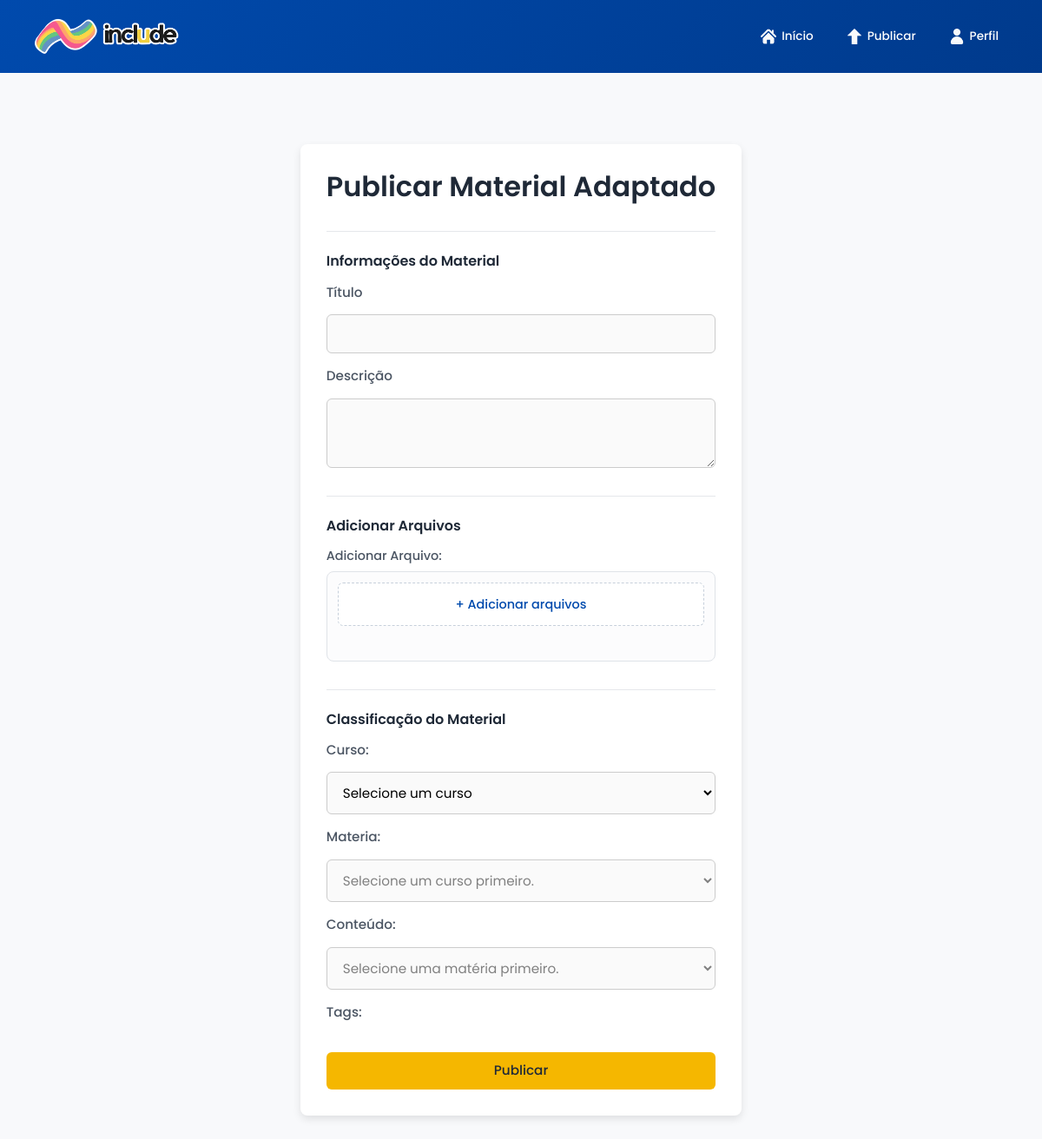
Page /publicar (signed in) on the earlier database version.
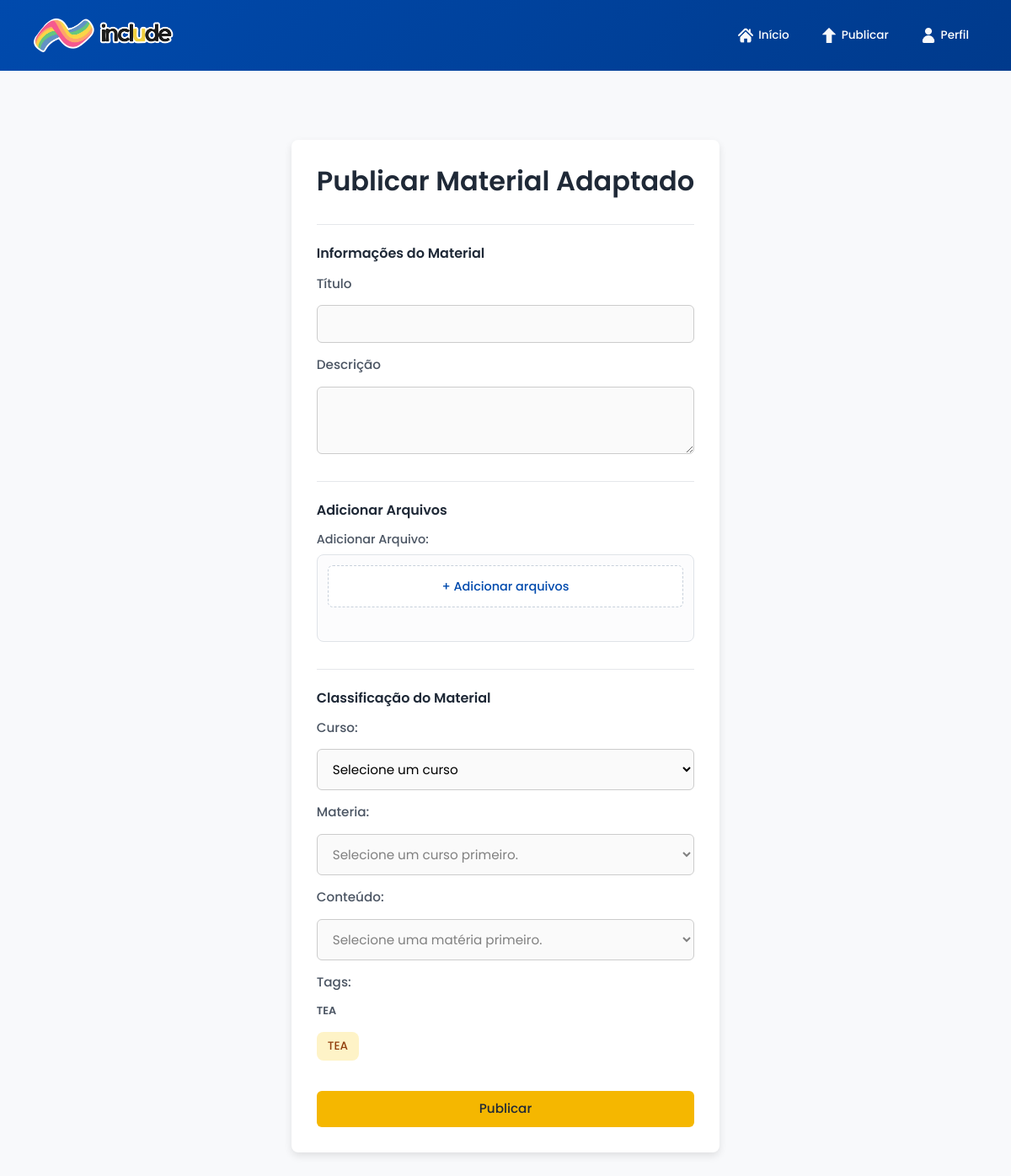
Same page on the later database version.
### app/models.py (models this page shows, shortened)
class Classe_Tag(db.Model):
    __tablename__ = 'classes_tag'
    id_classe = db.Column(db.Integer, primary_key=True)
    nome = db.Column(db.String(20), nullable=False, unique=True)
    cor = db.Column(db.Enum(CorTag), default=CorTag.AZUL, nullable=False)
    tags = db.relationship('Tag', backref='classe', lazy=True)

class Tag(db.Model):
    __tablename__ = 'tags'
    id_tag = db.Column(db.Integer, primary_key=True)
    nome = db.Column(db.String(20), nullable=False, unique=True)
    id_classe = db.Column(db.Integer, db.ForeignKey('classes_tag.id_classe'), nullable=False)

### app/routes/activities_routes.py (the view, shortened to what this page needs)
@activities_bp.route('/publicar', methods = ['GET', 'POST'])
@login_required
def publicar():
    cursos = Curso.query.all()
    classes = Classe_Tag.query.all()
    cursos_json = json.dumps(activities_service.gerar_cursos_dados(), ensure_ascii=False)
    if request.method == 'GET':
        return render_template('publicar.html', cursos=cursos, classes=classes, cursos_json=cursos_json, form_data={'tagsForm': []})

### app/__init__.py (called while the page is built)
def create_app(): #implementando o Application Factory
    app = Flask(__name__)
    app.config.from_object(Config) #carregamento das configurações da classe Config
    db.init_app(app) #passando o app como argumento à criação do banco sqlalch.
    login_manager.init_app(app) #passando o app como argumento à criação do login manager
    login_manager.login_view = 'auth.login'
    @login_manager.user_loader
    def user_loader(id):
        from app.models import Usuario
        return Usuario.query.get(int(id))
    cloudinary.config(secure=True)
    app.register_blueprint(main_bp)
    app.register_blueprint(auth_bp)
    app.register_blueprint(user_bp)
    app.register_blueprint(activities_bp)
    app.register_blueprint(admin_bp)
    return (app) #retorno da criação efetiva do app

### app/services/activities_service.py (called while the page is built)
def gerar_cursos_dados():
    cursos = Curso.query.options(selectinload(Curso.materias).selectinload(Materia.conteudos)).all()
    cursos_dados = []
    for curso in cursos:
        curso_dict = {
            "id": curso.id_curso,
            "nome": curso.nome,
            "materias": []
            }
        for materia in curso.materias:
            materia_dict = {
                "id": materia.id_materia,
                "nome": materia.nome,
                "conteudos": []
                }
            for conteudo in materia.conteudos:
                conteudo_dict = {
                    "id": conteudo.id_conteudo,
                    "nome": conteudo.nome
                    }
                materia_dict["conteudos"].append(conteudo_dict)
            curso_dict["materias"].append(materia_dict)
        cursos_dados.append(curso_dict)
    return cursos_dados

### app/templates/publicar.html (shortened to what this page needs)
{% extends "base.html" %}
{% block content %}
<main class="main-container">
    <div class="container-form">
        <h2>Publicar Material Adaptado</h2>
        <form action="" method="post" enctype="multipart/form-data">
            <div class="form-section">
                <h3>Informações do Material</h3>
                <label for="tituloForm">Título</label>
                <input type="text" id="tituloForm" name="tituloForm" value="{{ form_data.get('tituloForm', '') }}" required>
                <label for="descricaoForm">Descrição</label>
                <textarea id="descricaoForm" name="descricaoForm">{{ form_data.get('descricaoForm', '') }}</textarea>
            </div>
            <div class="form-section">
                <h3>Adicionar Arquivos</h3>
                <div class="upload-wrapper">
                    <label class="upload-label">
                        Adicionar Arquivo:
                    </label>
                    <div class="upload-container">
                        <label for="arquivosForm" class="upload-box">
                            <span>+ Adicionar arquivos</span>
                        </label>
                    </div>
                </div>
            </div>
            <div class="form-section">
                <h3>Classificação do Material</h3>
                <label for="cursoForm">Curso:</label>
                <select name="cursoForm" id="cursoForm" required>
                    <option value="">Selecione um curso</option>
                </select>
                <label for="materiaForm">Materia:</label>
                <select name="materiaForm" id="materiaForm" disabled required>
                    <option value="" disabled selected>Selecione um curso primeiro.</option>
                </select>
                <label for="conteudoForm">Conteúdo:</label>
                <select name="conteudoForm" id="conteudoForm" disabled>
                    <option value="" disabled selected>Selecione uma matéria primeiro.</option>
                </select>
                <label for="tagsForm">Tags:</label>
                {% set cores = ['azul', 'amarelo', 'verde', 'rosa', 'roxo'] %}
                <div class="tags-wrapper">
                    {% for classe in classes %}
                        {% set cor = cores[loop.index0 % 5] %}
                        {% if classe.tags %}
                            <div class="tag-grupo">
                                <h4 class="tag-grupo-titulo">
                                    {{ classe.nome }}
                                </h4>
                                <div class="tag-lista">
                                    {% for tag in classe.tags %}
                                    <button type="button"
                                        class="tag-chip {{ cor }} {% if tag.id_tag|string in form_data.get('tagsForm', []) %}active{% endif %}"
                                        data-tag-id="{{ tag.id_tag }}">
                                        {{ tag.nome }}
                                    </button>
                                    {% endfor %}
                                </div>
                            </div>
                        {% endif %}
                    {% endfor %}
                </div>
            </div>
            <input type="submit" value="Publicar" class="btn btn-action-submit">
        </form>
</main>
{% endblock %}

### app/templates/base.html (shortened to what this page needs)
<!DOCTYPE html>
<html lang="pt-br">
<head>
    <link href="https://cdn.jsdelivr.net/npm/bootstrap@5.3.2/dist/css/bootstrap.min.css" rel="stylesheet">
    <link rel="stylesheet" href="{{ url_for('static', filename='css/base/base.css') }}">
    <link rel="stylesheet" href="{{ url_for('static', filename='css/base/forms.css') }}">
    <link rel="stylesheet" href="{{ url_for('static', filename='css/components/buttons.css') }}">
    <link rel="stylesheet" href="{{ url_for('static', filename='css/components/atividades.css') }}">
    <link rel="stylesheet" href="{{ url_for('static', filename='css/components/tags.css')}}">
    <link rel="stylesheet" href="{{ url_for('static', filename='css/components/dropdown.css')}}">
    <link rel="stylesheet" href="{{ url_for('static', filename='css/pages/inicio.css') }}">
    <link rel="stylesheet" href="{{ url_for('static', filename='css/pages/home.css') }}">
    <link rel="stylesheet" href="{{ url_for('static', filename='css/pages/perfil.css') }}">
    <link rel="stylesheet" href="{{ url_for('static', filename='css/pages/editar_perfil.css') }}">
    <link rel="stylesheet" href="{{ url_for('static', filename='css/pages/publicar.css') }}">
    <link rel="stylesheet" href="{{ url_for('static', filename='css/pages/detalhes.css') }}">
</head>
</head>
<body>
    <header>
        <nav class="navbar-body">
            <a href="{{ url_for('main.home') }}" class="navbar-brand logo-header">
                <img src="{{ url_for('static', filename='images/logo01.png') }}" alt="Logo">
            </a>
            <div class="nav-links">
                <a href="{{ url_for('main.home' ) }}">
                    <img src="{{ url_for('static', filename='images/icons/icon-inicio.png') }}" alt="">
                    <span class="nav-text">Início</span>
                </a>
                <a href="{{ url_for('activities.publicar')}}">
                    <img src="{{ url_for('static', filename='images/icons/icon-publicar-branco.png') }}" alt="">
                    <span class="nav-text">Publicar</span>
                </a>
                {% if current_user.is_authenticated %}
                    <a href="{{ url_for('user.perfil' ) }}">
                        <img src="{{ url_for('static', filename='images/icons/icon-perfil.png') }}" alt="">
                        <span class="nav-text">Perfil</span>
                    </a>
                {% else %}
                    <a href="{{ url_for('auth.login' ) }}">
                        <img src="{{ url_for('static', filename='images/icons/icon-entrar.png') }}" alt="">
                        <span class="nav-text">Entrar</span>
                    </a>
                {% endif %}
            </div>
        </nav>
    </header>
    {% block content %}{% endblock %}
</body>
</html>

### app/static/css/base/base.css (style rules this page uses)
* { margin: 0; padding: 0; box-sizing: border-box; font-family: 'Poppins', Arial, Helvetica, sans-serif; }
:root { --azul-principal: #004aad; --azul-escuro: #003a8c; --amarelo-destaque: #f5b700; --amarelo-hover: #d6a400; --vermelho-alerta: #cf0101; --vermelho-hover: #ba0000; --texto-principal: #1f2937; --texto-secundario: #4b5563; --fundo-pagina: #f8f9fb; --navbar-height: 84px; --tag-azul-bg: #E0F2FE; --tag-azul-texto: #0C4A6E; --tag-amarelo-bg: #FEF3C7; --tag-amarelo-texto: #92400E; --tag-verde-bg: #DCFCE7; --tag-verde-texto: #166534; --tag-rosa-bg: #FCE7F3; --tag-rosa-texto: #9D174D; --tag-roxo-bg: #F3E8FF; --tag-roxo-texto: #6B21A8; }
body { background-color: var(--fundo-pagina); color: var(--texto-principal); margin: 0; padding-top: var(--navbar-height); }
.navbar-body { height: var(--navbar-height); position: fixed; top: 0; left: 0; width: 100%; display: flex; align-items: center; justify-content: space-between; padding: 0 40px; background-color: var(--azul-principal); z-index: 1000; background: linear-gradient( 135deg, #004aad, #003a8c ); }
.logo-header img { height: 44px; }
.logo-header { padding: 0; border-radius: 0; }
.nav-links { display: flex; align-items: center; gap: 28px; }
.nav-links { display: flex; align-items: center; gap: 18px; }
.nav-links a { display: flex; align-items: center; gap: 6px; padding: 6px 10px; border-radius: 6px; text-decoration: none; color: #ffffff; font-size: 0.85rem; font-weight: 500; transition: background-color 0.2s ease; }
.nav-links a img { width: 18px; height: 18px; object-fit: contain; }
.main-container { width: 100%; max-width: 1100px; margin: 16px auto; padding: 0 24px; display: flex; flex-direction: column; gap: 28px; }
.main-container h2 { font-size: 1.6rem; font-weight: 500; }

### app/static/css/base/forms.css (style rules this page uses)
form { display: flex; flex-direction: column; gap: 12px; }
form input, form textarea, form select { background-color: #fafafa; }
.form-section { display: flex; flex-direction: column; gap: 16px; padding-top: 24px; margin-bottom: 20px; border-top: 1px solid #e5e7eb; }
.form-section:last-of-type { margin-bottom: 8px; border-bottom: none; }
.form-section h3 { font-size: 1rem; font-weight: 600; color: var(--texto-principal); margin-bottom: 0; }
form label { font-size: 0.95rem; font-weight: 500; color: var(--texto-secundario); line-height: 1.3; }
form input, form select, form textarea { width: 100%; padding: 12px 14px; border-radius: 6px; border: 1px solid #ccc; font-size: 0.95rem; font-weight: 400; }
input[type="text"], input[type="email"], input[type="password"], input[type="file"] { width: 100%; padding: 10px 12px; border-radius: 6px; border: 1px solid #ccc; font-size: 0.95rem; }
textarea { resize: vertical; min-height: 80px; max-height: 200px; width: 100%; padding: 8px; font-family: inherit; font-size: 0.9rem; }
select option { font-weight: 400; padding: 6px; }
.container-form { max-width: 550px; margin: 50px auto; background-color: #fff; padding: 30px; border-radius: 8px; box-shadow: 0 4px 10px rgba(0,0,0,0.1); }
.container-form h2 { margin-bottom: 32px; font-size: 2rem; font-weight: 600; color: var(--texto-principal); }

### app/static/css/components/buttons.css (style rules this page uses)
.btn { display: inline-flex; align-items: center; justify-content: center; gap: 8px; padding: 10px 20px; border-radius: 6px; border: none; font-size: 0.95rem; font-weight: 500; text-decoration: none; cursor: pointer; transition: background-color 0.2s ease, color 0.2s ease, border-color 0.2s ease; }
.btn-action-submit { background-color: var(--amarelo-destaque) !important; color: var(--texto-principal) !important; border: none; }

### app/static/css/components/tags.css (style rules this page uses)
.tag-lista { display: flex; flex-wrap: wrap; gap: 8px; }
.tag-grupo { display: flex; flex-direction: column; gap: 10px; margin-bottom: 16px; }
.tag-grupo h4 { font-size: 0.80rem; font-weight: 600; color: var(--texto-secundario); margin-bottom: 8px; }
.tag-chip { display: inline-flex; align-items: center; justify-content: center; padding: 6px 12px; border: 1px solid transparent; border-radius: 8px; font-size: 0.85rem; font-weight: 500; cursor: pointer; transition: 0.15s ease; }
.tag-chip.amarelo { background-color: var(--tag-amarelo-bg); color: var(--tag-amarelo-texto); }

Differences in the rows shown:
added Classe_Tag: nome "TEA"
added Tag: nome "TEA"
